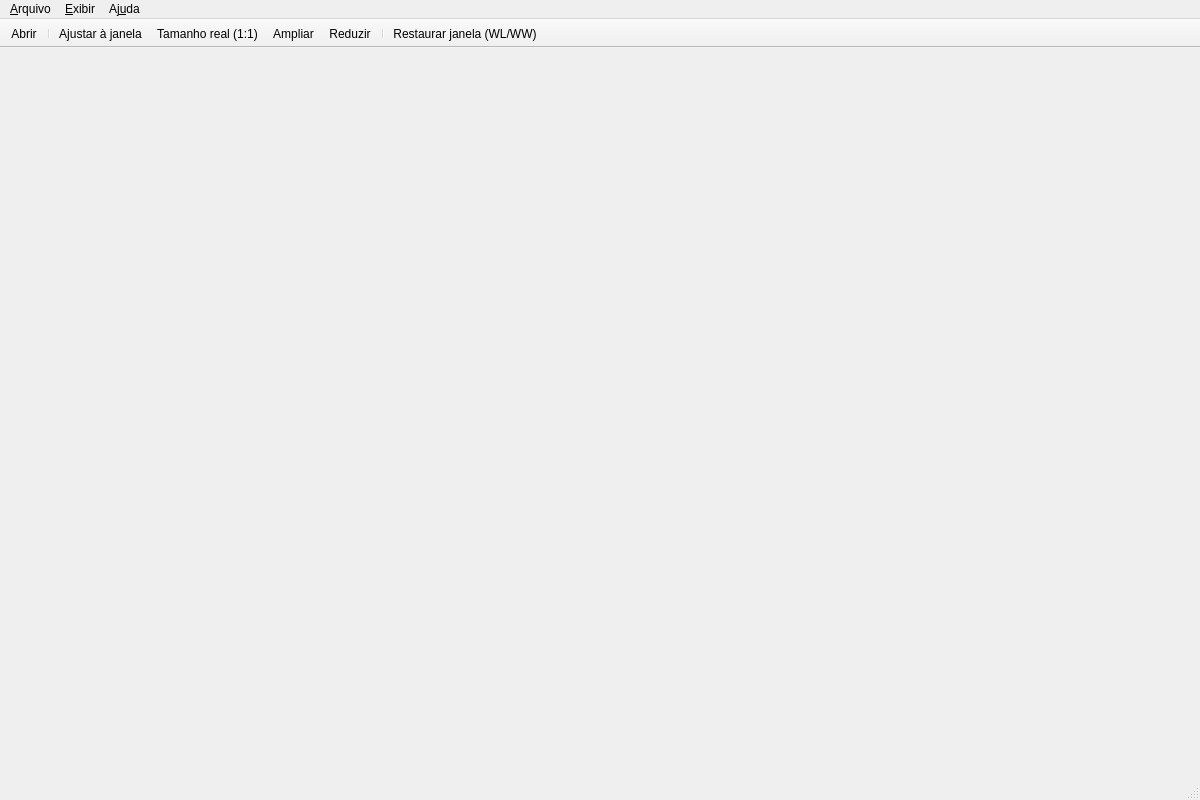
<?xml version="1.0" encoding="UTF-8"?>
<ui version="4.0">
 <class>MainWindow</class>
 <widget class="QMainWindow" name="MainWindow">
  <property name="geometry">
   <rect>
    <x>0</x>
    <y>0</y>
    <width>1200</width>
    <height>800</height>
   </rect>
  </property>
  <property name="windowTitle">
   <string>DICOMReader</string>
  </property>
  <widget class="QMenuBar" name="menubar">
   <widget class="QMenu" name="menuFile">
    <property name="title">
     <string>&amp;Arquivo</string>
    </property>
    <addaction name="actionOpen"/>
    <addaction name="separator"/>
    <addaction name="actionQuit"/>
   </widget>
   <widget class="QMenu" name="menuView">
    <property name="title">
     <string>&amp;Exibir</string>
    </property>
    <addaction name="actionFitToWindow"/>
    <addaction name="actionActualSize"/>
    <addaction name="actionZoomIn"/>
    <addaction name="actionZoomOut"/>
    <addaction name="separator"/>
    <addaction name="actionResetWindow"/>
    <addaction name="separator"/>
   </widget>
   <widget class="QMenu" name="menuHelp">
    <property name="title">
     <string>Aj&amp;uda</string>
    </property>
    <addaction name="actionAbout"/>
   </widget>
   <addaction name="menuFile"/>
   <addaction name="menuView"/>
   <addaction name="menuHelp"/>
  </widget>
  <widget class="QToolBar" name="mainToolBar">
   <property name="windowTitle">
    <string>Barra de ferramentas</string>
   </property>
   <property name="movable">
    <bool>false</bool>
   </property>
   <attribute name="toolBarArea">
    <enum>TopToolBarArea</enum>
   </attribute>
   <attribute name="toolBarBreak">
    <bool>false</bool>
   </attribute>
   <addaction name="actionOpen"/>
   <addaction name="separator"/>
   <addaction name="actionFitToWindow"/>
   <addaction name="actionActualSize"/>
   <addaction name="actionZoomIn"/>
   <addaction name="actionZoomOut"/>
   <addaction name="separator"/>
   <addaction name="actionResetWindow"/>
  </widget>
  <widget class="QStatusBar" name="statusbar"/>
  <action name="actionOpen">
   <property name="text">
    <string>&amp;Abrir...</string>
   </property>
   <property name="toolTip">
    <string>Abrir um arquivo DICOM (Ctrl+O)</string>
   </property>
   <property name="shortcut">
    <string>Ctrl+O</string>
   </property>
  </action>
  <action name="actionQuit">
   <property name="text">
    <string>&amp;Sair</string>
   </property>
   <property name="shortcut">
    <string>Ctrl+Q</string>
   </property>
  </action>
  <action name="actionFitToWindow">
   <property name="text">
    <string>Ajustar à &amp;janela</string>
   </property>
   <property name="toolTip">
    <string>Ajustar a imagem à janela (Ctrl+0)</string>
   </property>
   <property name="shortcut">
    <string>Ctrl+0</string>
   </property>
  </action>
  <action name="actionActualSize">
   <property name="text">
    <string>&amp;Tamanho real (1:1)</string>
   </property>
   <property name="toolTip">
    <string>Exibir um pixel da imagem por pixel da tela (Ctrl+1)</string>
   </property>
   <property name="shortcut">
    <string>Ctrl+1</string>
   </property>
  </action>
  <action name="actionZoomIn">
   <property name="text">
    <string>&amp;Ampliar</string>
   </property>
   <property name="toolTip">
    <string>Ampliar (Ctrl++ ou roda do mouse)</string>
   </property>
   <property name="shortcut">
    <string>Ctrl++</string>
   </property>
  </action>
  <action name="actionZoomOut">
   <property name="text">
    <string>&amp;Reduzir</string>
   </property>
   <property name="toolTip">
    <string>Reduzir (Ctrl+- ou roda do mouse)</string>
   </property>
   <property name="shortcut">
    <string>Ctrl+-</string>
   </property>
  </action>
  <action name="actionResetWindow">
   <property name="text">
    <string>Restaurar janela (&amp;WL/WW)</string>
   </property>
   <property name="toolTip">
    <string>Voltar à janela inicial da imagem (Ctrl+R)</string>
   </property>
   <property name="shortcut">
    <string>Ctrl+R</string>
   </property>
  </action>
  <action name="actionAbout">
   <property name="text">
    <string>&amp;Sobre o DICOMReader</string>
   </property>
  </action>
 </widget>
 <resources/>
 <connections/>
</ui>
